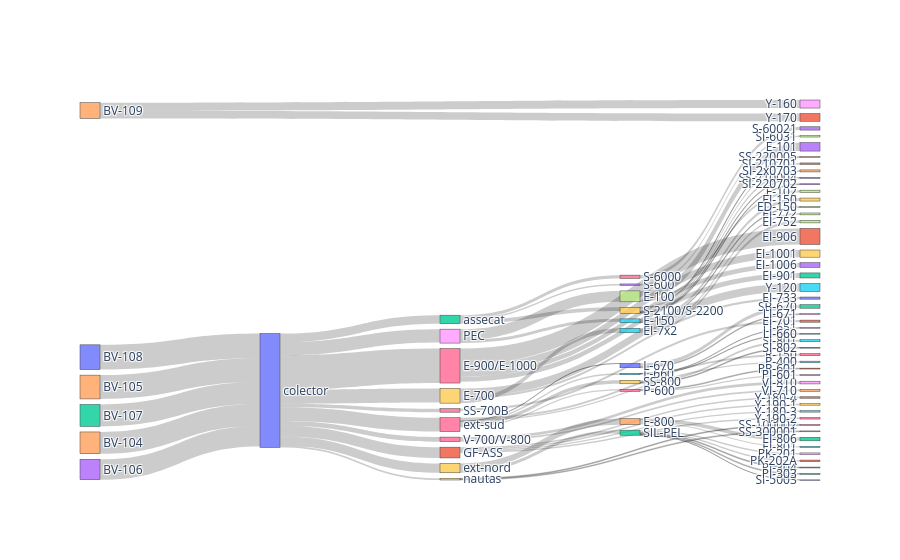

Notebook code for this chart:
### Code cell
import plotly.graph_objects as go

labels = list(set(df["source"]).union(set(df["target"])))
label_map = {l: i for i, l in enumerate(labels)}

source = df["source"].map(label_map)
target = df["target"].map(label_map)
value = df["cabal"]

fig = go.Figure(data=[go.Sankey(
    node=dict(label=labels, pad=15, thickness=20),
    link=dict(source=source, target=target, value=value)
)])

fig.show()

### Figure 1 — Plotly figure (JSON) as saved in the notebook; plotly's stock layout.template omitted (floating-point values rounded to 4 significant figures)
{"data": [{"link": {"source": [2, 2, 2, 14, 34, 33, 12, 10, 24, 24, 40, 40, 40, 40, 40, 40, 40, 40, 40, 40, 27, 27, 45, 45, 9, 9, 9, 9, 9, 84, 84, 26, 26, 26, 26, 35, 35, 89, 89, 16, 16, 16, 16, 16, 16, 11, 11, 25, 25, 60, 60, 29, 29, 76, 76, 28, 28, 59, 59, 59, 59, 43, 43, 66, 22, 22, 22, 22, 22, 56, 49, 49, 36, 36, 36, 36, 2, 2, 2, 11, 11, 11, 11, 29, 29, 43, 59, 59, 59, 59, 59, 66], "target": [59, 43, 66, 40, 40, 40, 40, 40, 8, 71, 2, 9, 26, 89, 16, 11, 29, 28, 56, 36, 83, 57, 77, 69, 70, 35, 30, 44, 65, 5, 72, 39, 23, 52, 61, 87, 7, 84, 22, 25, 60, 15, 76, 49, 6, 3, 47, 13, 62, 58, 32, 54, 75, 88, 51, 27, 45, 78, 90, 67, 18, 79, 21, 37, 82, 42, 48, 81, 0, 31, 55, 80, 63, 20, 64, 38, 59, 43, 66, 19, 86, 85, 1, 68, 46, 17, 41, 73, 74, 50, 4, 53], "value": [NaN, NaN, NaN, 203.0, 222.0, 191.0, 205.0, 231.0, 75.0, 72.0, 79.0, 129.5, 321.0, 87.0, 129.5, 100.5, 15.94, 124.0, 32.98, 42.5, 79.61, 22.24, 8.337, 28.22, 20.0, 41.0, 0.0, 0.0, 75.0, 10.19, 32.8, 67.0, 44.0, 47.0, 150.0, 23.5, 17.5, 56.38, 30.4, 13.89, 1.0, 13.6, 10.82, 32.98, 18.5, NaN, NaN, 3.871, 5.059, 8.169, 32.98, NaN, NaN, 10.82, 8.337, 101.8, 28.0, NaN, NaN, NaN, NaN, NaN, NaN, NaN, 8.337, 8.337, 15.34, 13.9, 1.176, 19.43, 19.43, 8.337, 0.0, 0.0, 17.13, 25.38, 34.82, 13.42, 30.76, 13.42, 13.42, 13.42, 13.42, 7.972, 7.972, 13.42, 13.42, 7.972, 18.87, 7.972, 7.972, 30.76]}, "node": {"label": ["SI-5003", "Y-180-4", "assecat", "Y-180", "SS-220005", "EI-801", "R-150", "EI-772", "Y-160", "E-700", "BV-108", "GF-ASS", "BV-107", "LI-651", "BV-104", "P-400", "ext-sud", "SI-6031", "SS-2200", "Y-190-1", "SR-810", "SR-601", "SIL-PEL", "EI-1006", "BV-109", "L-660", "E-900/E-1000", "E-100", "PEC", "nautas", "ER-750", "EI-701", "SB-670", "BV-106", "BV-105", "EI-7x2", "V-700/V-800", "SI-6002", "VI-810", "EI-1001", "colector", "SI-210701", "PI-304", "S-600", "ER-770", "E-150", "SS-100002", "Y-190", "PK-201", "SS-800", "SS-210004", "PR-601", "EI-901", "S-60021", "SS-1000", "SI-801", "SS-700B", "E-102", "LI-671", "S-2100/S-2200", "L-670", "EI-906", "LI-660", "SR-710", "VI-710", "Y-120", "S-6000", "SS-2100", "SS-300001", "EI-150", "EI-733", "Y-170", "EI-806", "SI-220702", "SI-2x0703", "SS-3000", "P-600", "ED-150", "SI-2107", "SI-603", "SI-802", "PK-202A", "PI-303", "E-101", "E-800", "Y-180-3", "Y-190-2", "EI-752", "PI-601", "ext-nord", "SI-2207"], "pad": 15, "thickness": 20}, "type": "sankey"}], "layout": {}}
